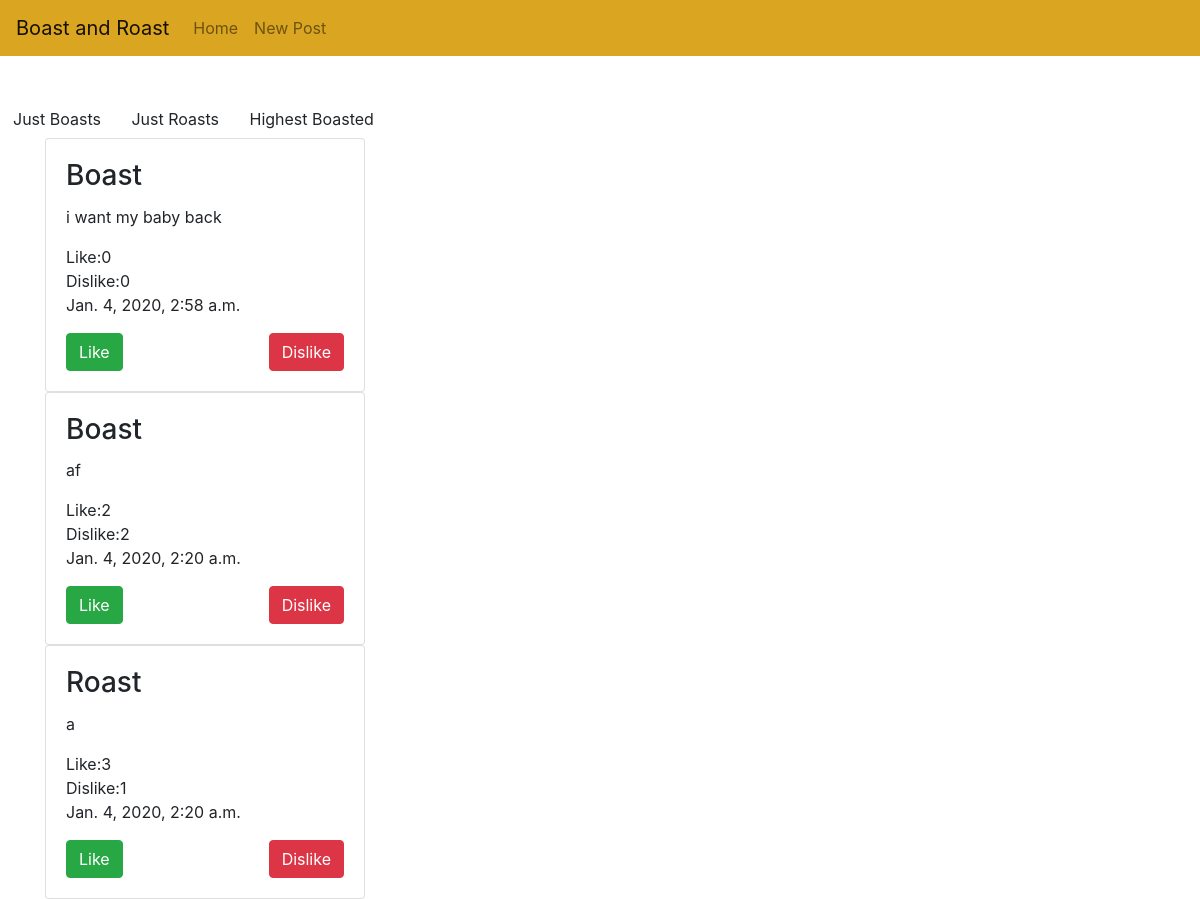
The page / on the database its author committed.
### GhostPost/models.py (models this page shows, shortened)
class Post(models.Model):
    Boast = 'Boast'
    Roast = 'Roast'
    POST_CHOICES = [
        (Boast, 'Boast'),
        (Roast, 'Roast')
    ]
    body = models.CharField(max_length=280)
    timestamp = models.DateTimeField(auto_now_add=True)
    dislike = models.IntegerField(default=0)
    like = models.IntegerField(default=0)
    typeOfPost = models.CharField(choices=POST_CHOICES, default=Boast, max_length=5)
    delete = models.CharField(default=deleteId, max_length=6, editable=False)

### GhostPost/views.py (the view)
# urls.py: 2. Add a URL to urlpatterns:  path('', views.home, name='home')
def home(request):
    posts = Post.objects.order_by('-timestamp')
    return render(request, "home.html", {'posts': posts})

### GhostPost/Templates/home.html (shortened to what this page needs)
{% extends 'base.html' %}
{% load bootstrap4 %}
{% block main %}
<div>
    {% for post in posts %}
    <div class="card" style="width: 20rem;">
            <div class="card-body">
              <h3 class="card-title">{{ post.typeOfPost }}</h3>
              <p class="card-text">{{ post.body }}</p>
              <div>Like:{{post.like}}</div>
              <div>Dislike:{{post.dislike}}</div>
              <p>{{ post.timestamp}}</p>
            <div style="display: flex; justify-content: space-between">
                    <a href="/like/{{post.id}}" class="btn btn-success">Like</a>
                    <a href="/dislike/{{post.id}}" class="btn btn-danger">Dislike</a>
              </div>
            </div>
          </div>
    {% endfor %}
</div>
{% endblock %}

### GhostPost/Templates/base.html (shortened to what this page needs)
{% load bootstrap4 %}
{% bootstrap_css %}
<!DOCTYPE html>
<html lang="en">
<head>
</head>
<body style="padding-top: 100px;">
    <nav class="navbar navbar-expand-md navbar-light fixed-top" style="background-color: goldenrod;">
      <a class="navbar-brand" href="/">Boast and Roast</a>
      <div class="collapse navbar-collapse" id="navbarsExampleDefault">
        <ul class="navbar-nav mr-auto">
            <li class="nav-item">
              <a class="nav-link" href="/">Home</a>
            </li>
            <li class="nav-item">
              <a class="nav-link" href="/post">New Post</a>
            </li>
        </ul>
      </div>
    </nav>
    <div>
        <a href="/boast" class="btn">Just Boasts</a>
        <a href="/roast" class="btn">Just Roasts</a>
        <a href="/highestboasted" class="btn">Highest Boasted</a>
    </div>
    <main role="main" class="container">
      {% block main %}
      {% endblock %}
    </main>
</body>
</html>

### rows shown on the page
Post: typeOfPost "Boast", body "i want my baby back", like "0", dislike "0", timestamp "Jan. 4, 2020, 2:58 a.m."
Post: typeOfPost "Boast", body "af", like "2", dislike "2", timestamp "Jan. 4, 2020, 2:20 a.m."
Post: typeOfPost "Roast", body "a", like "3", dislike "1", timestamp "Jan. 4, 2020, 2:20 a.m."
